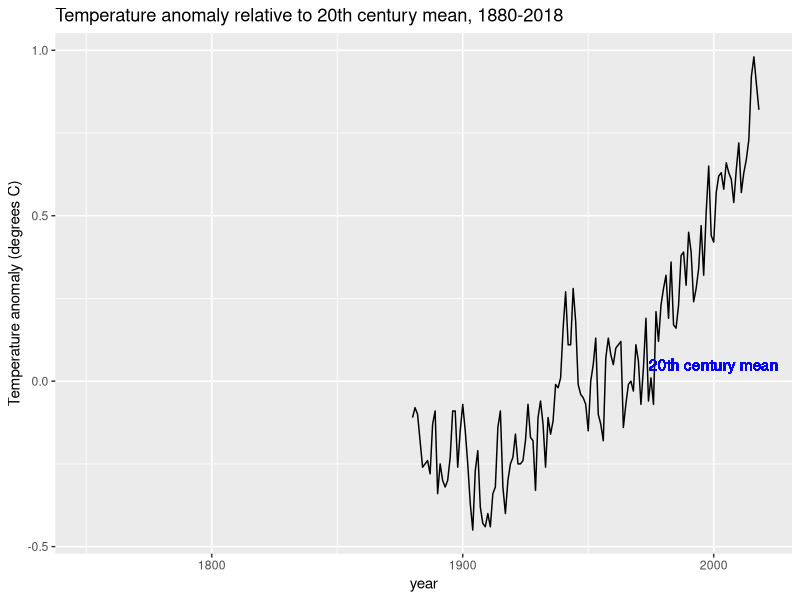
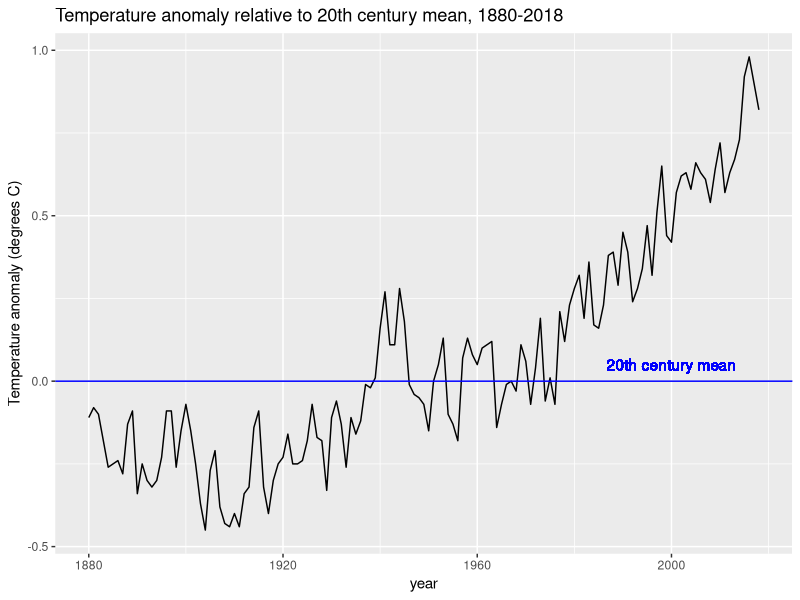

Reproduce these figures in R, in order.
library(tidyverse)
library(dslabs)
data(temp_carbon)
data(greenhouse_gases)
data(historic_co2)

names(temp_carbon)
max (temp_carbon$year)

temp_carbon %>% pull(year) %>% max()
temp_carbon %>% .$year %>% max()

temp_carbon %>% filter (!is.na(temp_anomaly)) %>% select(year) %>% max()

p <- temp_carbon %>% ggplot(aes(year, temp_anomaly)) + geom_line() 
p + ylab("Temperature anomaly (degrees C)") +
  ggtitle("Temperature anomaly relative to 20th century mean, 1880-2018") +
  geom_text(aes(x = 2000, y = 0.05, label = "20th century mean"), col = "blue")


temp_carbon %>%
  ggplot(aes(year, temp_anomaly)) +
  geom_line() +
  geom_hline(aes(yintercept = 0), col = "blue") +
  ylab("Temperature anomaly (degrees C)") +
  geom_text(aes(x = 2000, y = 0.05, label = "20th century mean"), col = "blue") +
  xlim(c(1880, 2018)) +
  ggtitle("Temperature anomaly relative to 20th century mean, 1880-2018")
